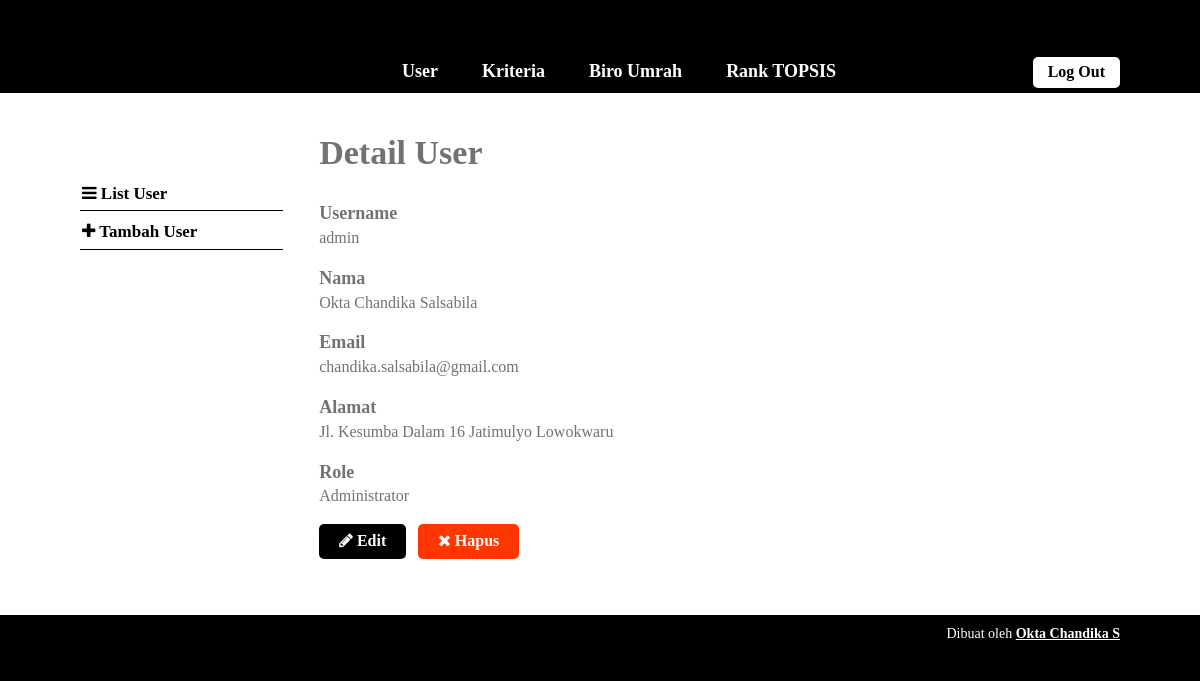
Page /single-user.php?id=1 (signed in) on the earlier database version.
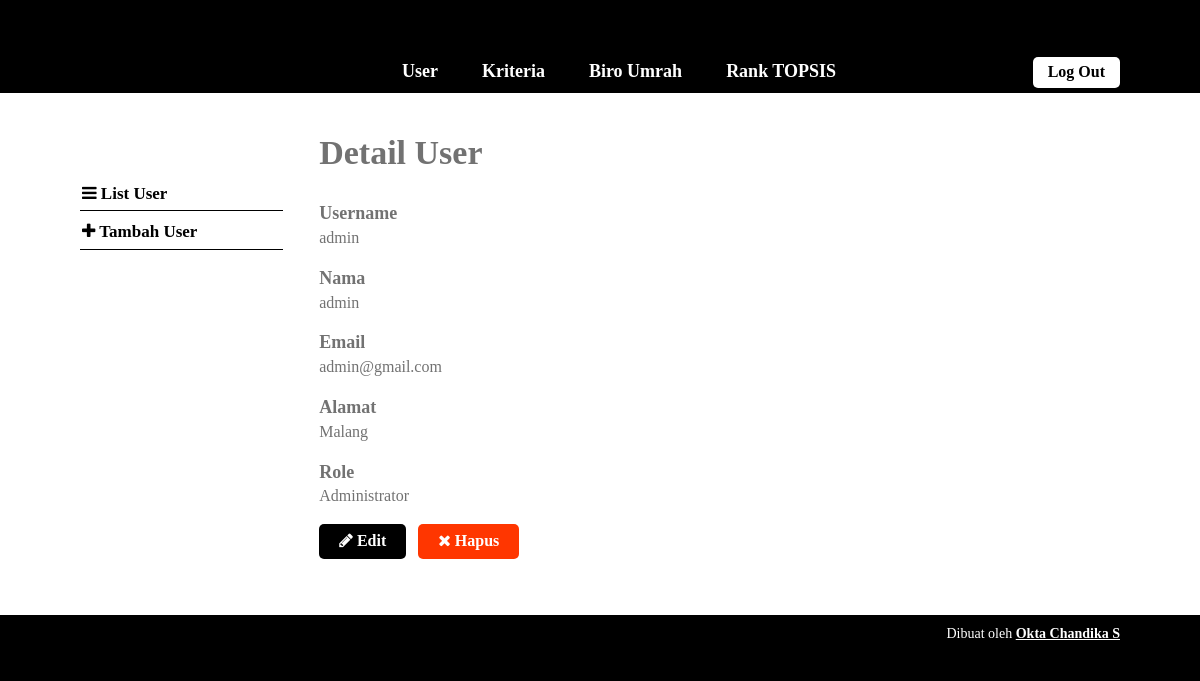
Same page on the later database version.
### tables this page shows
CREATE TABLE `user` (
  `id_user` int(5) NOT NULL,
  `username` varchar(16) NOT NULL,
  `password` varchar(50) NOT NULL,
  `nama` varchar(70) NOT NULL,
  `email` varchar(50) DEFAULT NULL,
  `alamat` varchar(100) DEFAULT NULL,
  `role` char(1) NOT NULL
);

### single-user.php (the view, shortened to what this page needs)
<?php require_once('includes/init.php'); ?>
<?php
$ada_error = false;
$result = '';
$id_user = (isset($_GET['id'])) ? trim($_GET['id']) : '';
if(!$id_user) {
	$ada_error = 'Maaf, data tidak dapat diproses.';
} else {
	$query = $pdo->prepare('SELECT id_user, username, nama, email, alamat, role FROM user WHERE user.id_user = :id_user');
	$query->execute(array('id_user' => $id_user));
	$result = $query->fetch();
}
?>
<?php
$judul_page = 'Detail User';
require_once('template-parts/header.php');
?>
	<div class="main-content-row">
	<div class="container clearfix">
		<?php include_once('template-parts/sidebar-user.php'); ?>
		<div class="main-content the-content">
			<h1><?php echo $judul_page; ?></h1>
			<?php if($ada_error): ?>
				<?php echo '<p>'.$ada_error.'</p>'; ?>
			<?php elseif(!empty($result)): ?>
				<h4>Username</h4>
				<p><?php echo $result['username']; ?></p>
				<h4>Nama</h4>
				<p><?php echo $result['nama']; ?></p>
				<h4>Email</h4>
				<p><?php echo $result['email']; ?></p>
				<h4>Alamat</h4>
				<p><?php echo $result['alamat']; ?></p>
				<h4>Role</h4>
				<p><?php
				if($result['role'] == 1) {
					echo 'Administrator';
				} elseif($result['role'] == 2) {
					echo 'Petugas';
				}
				?></p>
			<?php endif; ?>
			<p><a href="edit-user.php?id=<?php echo $id_user; ?>" class="button"><span class="fa fa-pencil"></span> Edit</a> &nbsp; <a href="hapus-user.php?id=<?php echo $id_user; ?>" class="button button-red yakin-hapus"><span class="fa fa-times"></span> Hapus</a></p>
		</div>
	</div>
	</div>
<?php
require_once('template-parts/footer.php');

Differences in the rows shown:
changed user "admin": nama "Okta Chandika Salsabila" → "admin"; email "chandika.salsabila@gmail.com" → "admin@gmail.com"; alamat "Jl. Kesumba Dalam 16 Jatimulyo Lowokwaru" → "Malang"
